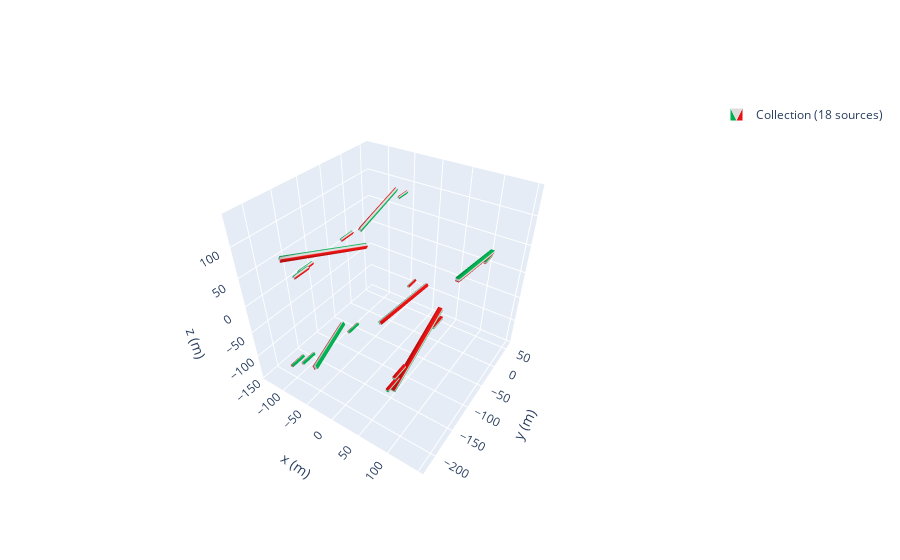

Source (notebook cell):
### Code cell
zeeman_prof = magpy.Collection()
n =3
k= 45
angles = np.linspace(0, 360, n, endpoint=False)
for a in angles:
        cube1= magpy.magnet.Cuboid(
        dimension=(6,6,128),
        polarization=(0,-1.08,0),
        position=(100,A,0))
        cube2 = magpy.magnet.Cuboid(dimension= (4,4,25),
                        polarization=(0,-1.17,0),
                        position=(100,-17+A,-53))
        cube3= magpy.magnet.Cuboid(
        dimension=(6,6,128),
        polarization=(0,1.08,0),
        position=(100,60,150))
        cube4 = magpy.magnet.Cuboid(dimension= (4,4,25),
                        polarization=(0,1.08,0),
                        position=(100,0,110))
        cube5 = magpy.magnet.Cuboid(dimension= (4,4,25),
                        polarization=(0,1.08,0),
                        position=(100,-20,220))

        cube6 = magpy.magnet.Cuboid(dimension= (4,4,25),
                        polarization=(0,1.17,0),
                        position=(100,-12,205))

        cube1.rotate_from_angax(80.4, 'x', anchor=0)
        cube2.rotate_from_angax(90, 'x', anchor=0)
        cube3.rotate_from_angax(114, 'x', anchor=0)
        cube4.rotate_from_angax(90, 'x', anchor=0)
        cube5.rotate_from_angax(90, 'x', anchor=0)
        cube6.rotate_from_angax(90, 'x', anchor=0)
     

        cube1.rotate_from_angax(a, 'y', anchor=0)
        cube1.rotate_from_angax(a, 'y')
        cube2.rotate_from_angax(a, 'y', anchor=0)
        cube2.rotate_from_angax(a, 'y')
        cube3.rotate_from_angax(a, 'y', anchor=0)
        cube3.rotate_from_angax(a, 'y')
        cube4.rotate_from_angax(a, 'y', anchor=0)
        cube4.rotate_from_angax(a, 'y')
        cube5.rotate_from_angax(a, 'y', anchor=0)
        cube5.rotate_from_angax(a, 'y')
        cube6.rotate_from_angax(a, 'y', anchor=0)
        cube6.rotate_from_angax(a, 'y')


        zeeman_prof.add(cube1)
        zeeman_prof.add(cube2)
        zeeman_prof.add(cube3)
        zeeman_prof.add(cube4)
        zeeman_prof.add(cube5)
        zeeman_prof.add(cube6)

magpy.show(zeeman_prof)

### Figure 1 — Plotly figure (JSON) as saved in the notebook; plotly's stock layout.template omitted (floating-point values rounded to 4 significant figures; data arrays with more than 128 entries replaced by an {"elided": "..."} marker saying what was removed)
{"data": [{"color": "#2e91e5", "colorscale": [[0, "#00b050"], [0.16, "#00b050"], [0.26, "#dddddd"], [0.74, "#dddddd"], [0.84, "#e71111"], [1, "#e71111"]], "i": {"elided": "216 int values"}, "intensity": {"elided": "144 int values"}, "j": {"elided": "216 int values"}, "k": {"elided": "216 int values"}, "legendgroup": "Collection(id=1588661474256)", "name": "Collection (18 sources)", "opacity": 1, "showlegend": true, "showscale": false, "type": "mesh3d", "x": {"elided": "144 float values"}, "y": {"elided": "144 float values"}, "z": {"elided": "144 float values"}}], "layout": {"legend": {"itemsizing": "constant"}, "scene": {"aspectmode": "manual", "aspectratio": {"x": 1, "y": 1, "z": 1}, "camera": {"eye": {"x": 1, "y": -1.5, "z": 1.4}}, "xaxis": {"autorange": false, "range": [-143.5, 157.6], "title": {"text": "x (m)"}}, "yaxis": {"autorange": false, "range": [-232.5, 68.61], "title": {"text": "y (m)"}}, "zaxis": {"autorange": false, "range": [-152.6, 148.5], "title": {"text": "z (m)"}}}}}
